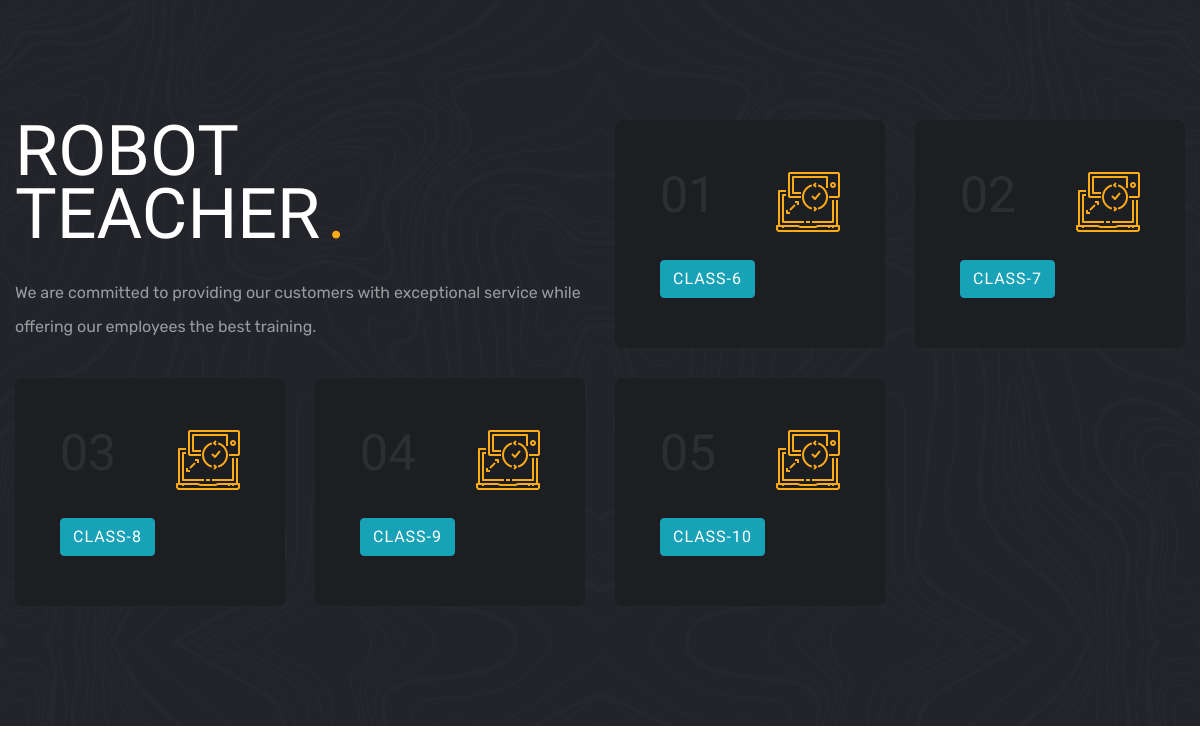
Screenshot of /std with the database file from the repository.
### RTApp/models.py (models this page shows)
class Standard(models.Model):
    std_id = models.AutoField(primary_key = True)
    std_name = models.CharField(max_length = 30, unique = True)
    std_description = models.TextField()
    std_created_at = models.DateTimeField(auto_now_add = True)
    class Meta:
        verbose_name = 'Standard'
        verbose_name_plural = 'Standards'
        ordering = ('std_id',)
    def __str__(self):
        return '{}'.format(self.std_name)
    def get_url(self):
        return reverse('RTApp:single-std', args = [self.std_id])

### RTApp/views.py (the view)
# urls.py: path('std', views.SeleceStdView, name = 'std'),
def SeleceStdView(request):
    s = Standard.objects.all()
    print('s is ', s)
    return render(request, 'RTApp/std.html',{'s':s})

### RTApp/templates/RTApp/std.html (shortened to what this page needs)
{% extends 'RTApp/base.html' %}
{% block content %}
        <div class="page-wrapper">
        <section class="services-section">
            <div class="auto-container">
                <div class="row clearfix">
                    <div class="title-block col-xl-6 col-lg-12 col-md-12 col-sm-12">
                        <div class="inner">
                            <div class="sec-title">
                                <h2>Robot <br>Teacher<span class="dot">.</span></h2>
                                <div class="lower-text">We are committed to providing our customers with exceptional
                                    service while offering our employees the best training.</div>
                            </div>
                        </div>
                    </div>
                    {% if s %}
                    {% for std in s %}
                    <div class="service-block col-xl-3 col-lg-6 col-md-6 col-sm-12 wow fadeInLeft" data-wow-delay="0ms"
                        data-wow-duration="1500ms">
                        <div class="inner-box">
                            <div class="icon-box"><span class="flaticon-responsive"></span></div>
                            <h6><a href="{{std.get_url}}" style="text-decoration: none;" class="btn btn-info">{{std.std_name}}</a></h6>
                        </div>
                    </div>
                    {% endfor %}
                    {% endif %}
                </div>
            </div>
        </section>
    </div>
    {% endblock %}

### static/css/responsive.css (style rules this page uses)
@media only screen and (max-width: 7000px) { .page-wrapper { overflow: hidden; } }

### static/css/colors/color-default.css (style rules this page uses)
:root { --thm-base: #ffaa17; }

### rows the page displays
Standard: std_name "CLASS-6"
Standard: std_name "CLASS-7"
Standard: std_name "CLASS-8"
Standard: std_name "CLASS-9"
Standard: std_name "CLASS-10"
